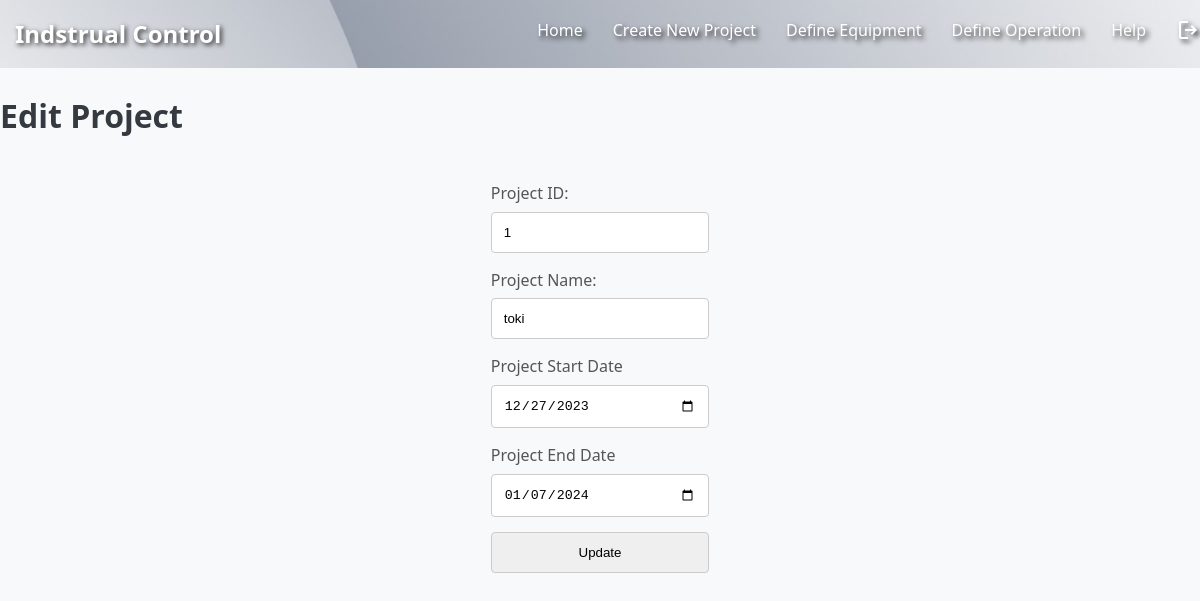
Page /edit_project.php?id=1 on the committed database.
### tables this page shows
CREATE TABLE `projects` (
  `project_id` int(11) NOT NULL,
  `project_name` varchar(50) DEFAULT NULL,
  `project_creater_id` int(11) DEFAULT NULL,
  `project_start_date` date DEFAULT NULL,
  `project_end_date` date DEFAULT NULL
);

### edit_project.php (the view, shortened to what this page needs)
<?php
include 'database.php';
$project_id = isset($_GET['id']) ? intval($_GET['id']) : 0;
$project_id = intval($project_id);
$query = "SELECT project_id, project_name, project_creater_id, project_start_date, project_end_date FROM projects WHERE project_id = $project_id";
$result = $mysqli->query($query);
if ($result) {
    $row = $result->fetch_assoc();
    if ($row) {
        $project_id = $row['project_id'];
        $project_name = $row['project_name'];
        $project_start_date = $row['project_start_date'];
        $project_end_date = $row['project_end_date'];
        $project_creater_id = $row['project_creater_id'];
    }
}
?>
<!DOCTYPE html>
<html lang="en">
<head>
    <link rel="stylesheet" type="text/css" href="global.css">
</head>
<body>
<nav class="navbar">
    <div class="logo">
        <h1>Indstrual Control</h1>
    </div>
    <div class="navbar-links">
        <a href="index.php">Home</a>
        <a href="create_project_page.php?user_id=<?php echo $_SESSION["user_id"]; ?>">Create New Project</a>
        <a href="create_equipment_page.php?user_id=<?php echo $_SESSION["user_id"]; ?>">Define Equipment</a>
        <a href="create_operations_page.php?user_id=<?php echo $_SESSION["user_id"]; ?>">Define Operation</a>
        <a href="help.php">Help</a>
        <a href="logout.php"><span class="material-symbols-outlined">logout</span></a>
    </div>
</nav>
    <h1>Edit Project</h1>
<form action="edit_project.php" method="post">
    <label for="project_id">Project ID:</label>
    <input type="text" id="project_id" name="project_id" value="<?php echo htmlspecialchars($project_id); ?>" readonly><br>
    <label for="project_name">Project Name:</label>
    <input type="text" id="project_name" name="project_name" value="<?php echo htmlspecialchars($project_name); ?>"><br>
    <label for="startdate">Project Start Date</label>
    <input type="date" id="project_start_date" name="project_start_date" value="<?php echo htmlspecialchars($project_start_date); ?>">
    <label for="end_date">Project End Date</label>
    <input type="date" id="project_end_date" name="project_end_date" value="<?php echo htmlspecialchars($project_end_date); ?>">
    <input type="submit" value="Update" class="button">
    <input type="text" id="project_creater_id" name="project_creater_id" value="<?php echo htmlspecialchars($project_creater_id); ?>" readonly hidden><br>
</form>
</body>
</html>

### global.css (style rules this page uses)
body { font-family: 'Segoe UI', Tahoma, Geneva, Verdana, sans-serif; background-color: #f8f9fa; margin: 0; padding: 0; color: #333; line-height: 1.6; display: flex; flex-direction: column; min-height: 100vh; }
h1 { color: #343a40; margin-bottom: 20px; }
a { color: blue; }
form { margin-top: 20px; max-width: 400px; margin-left: auto; margin-right: auto; }
label { display: block; margin-bottom: 5px; color: #555; }
input { width: 100%; padding: 12px; box-sizing: border-box; margin-bottom: 15px; border: 1px solid #ccc; border-radius: 4px; }
a { color: #343a40; text-decoration: none; }
.navbar { background-color: #343a40; padding: 15px; display: flex; justify-content: space-between; align-items: center; background: url("./assets/main-background.jpg") center center no-repeat; width: 100%; height: auto; background-size: cover; }
.logo h1 { color: white; margin: 0; text-shadow: 2px 2px 5px rgba(0, 0, 0, 0.8); }
.navbar-links { display: flex; }
.navbar-links a { color: #fff; text-shadow: 3px 3px 5px rgba(0, 0, 0, 0.8); text-decoration: none; margin: 0 15px; transition: color 0.3s ease; }

### rows in the picture
projects: project_id "1", project_name "toki", project_start_date "12/27/2023", project_end_date "01/07/2024"
